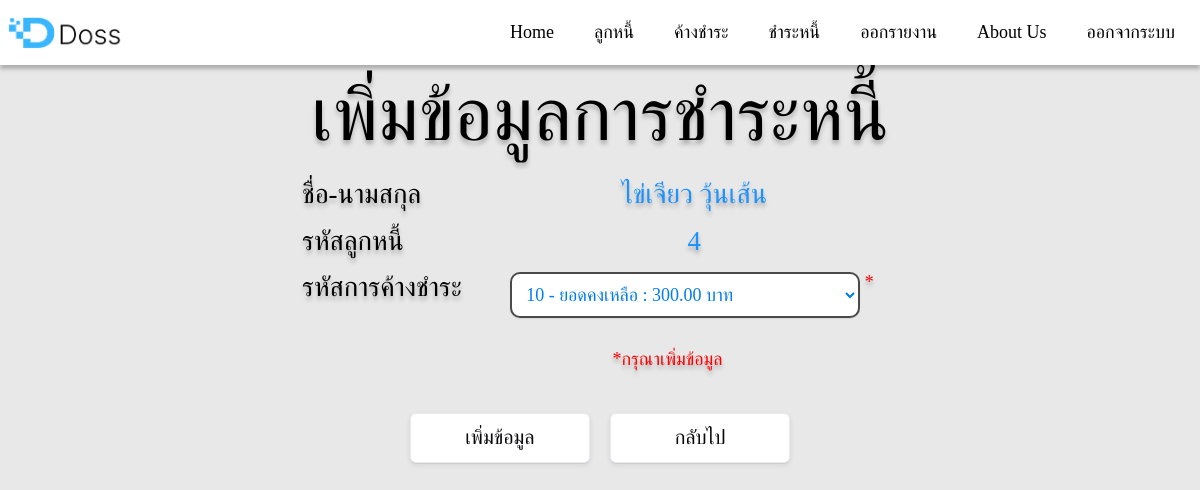
/doss/select_receipt_addauto.php?did=4 (signed in), run on the app's committed database.
### tables this page shows
CREATE TABLE `debtor` (
  `debtorID` int(3) NOT NULL COMMENT 'รหัสลูกหนี้',
  `FirstName` varchar(100) NOT NULL COMMENT 'ชื่อ',
  `LastName` varchar(100) NOT NULL COMMENT 'นามสกุล',
  `Addr` text NOT NULL COMMENT 'ที่อยู่',
  `tell` varchar(10) NOT NULL COMMENT 'เบอร์โทร'
);

### doss/select_receipt_addauto.php (the view, shortened to what this page needs)
<?php require_once('Connections/doss.php'); ?>
<?php
if (!function_exists("GetSQLValueString")) {
function GetSQLValueString($theValue, $theType, $theDefinedValue = "", $theNotDefinedValue = "")
{
  $theValue = function_exists("mysql_real_escape_string") ? mysql_real_escape_string($theValue) : mysql_escape_string($theValue);
  switch ($theType) {
    case "text":
      $theValue = ($theValue != "") ? "'" . $theValue . "'" : "NULL";
      break;
    case "double":
      $theValue = ($theValue != "") ? doubleval($theValue) : "NULL";
      break;
  }
  return $theValue;
}
}
if (isset($_GET['did'])) {
    $debtorID = $_GET['did'];
}
$query_Rec_debtor = sprintf("SELECT debtorID, FirstName, LastName FROM debtor WHERE debtorID =%s", GetSQLValueString($debtorID, "text"));
$Rec_debtor = mysql_query($query_Rec_debtor, $doss) or die(mysql_error());
$row_Rec_debtor = mysql_fetch_assoc($Rec_debtor);
$selected_Rec_receipt = sprintf("SELECT receiptID, debtorID, receiptLeft FROM receipt WHERE debtorID = %s", GetSQLValueString($debtorID, "double"));
$Rec_receipt = mysql_query($selected_Rec_receipt , $doss) or die(mysql_error());
$logoutAction = $_SERVER['PHP_SELF']."?doLogout=true";
if ((isset($_SERVER['QUERY_STRING'])) && ($_SERVER['QUERY_STRING'] != "")){
  $logoutAction .="&". htmlentities($_SERVER['QUERY_STRING']);
}
?>
<html>
<head>
    <link href="css/navisbar.css" rel="stylesheet" type="text/css" />
  <link href="css/addpaydebt_design.css" rel="stylesheet" type="text/css" />
</head>
<body>
<nav>
  <div class="wrapper">
    <div class="logo"><a href="home.php"><img src="img/logo.png" style="width: 120px; height: 33px; align-items: center;"></a></div>
    <ul class="nav-links">
      <li><a href="home.php">Home</a></li>
      <li>
        <a class="desktop-item">ลูกหนี้</a>
      </li>
      <li>
        <a class="desktop-item">ค้างชำระ</a>
      </li>
      <li>
        <a class="desktop-item">ชำระหนี้</a>
      </li>
      <li>
        <a class="desktop-item">ออกรายงาน</a>
      </li>
      <li><a href="about_us.php">About Us</a></li>
      <li><a href="<?php echo $logoutAction ?>">ออกจากระบบ</a></li>
    </ul>
  </div>
</nav>
<p>&nbsp;</p>
<p>&nbsp;</p>
<p>&nbsp;</p>
<p>&nbsp;</p>
    <center><h1>เพิ่มข้อมูลการชำระหนี้</h1>
    <br>
    <form action="add_paydebt-auto.php" method="post" enctype="multipart/form-data" name="form1" id="form1">
        <table align="center" width="600" height="310" >
            <tr>
            <td align="left">ชื่อ-นามสกุล
              </td>
              <td align="center" style="color: #1D92FC; text-shadow: 0px 4px 4px rgba(0, 0, 0, 0.25);"><?php echo $row_Rec_debtor['FirstName'] . ' ' . $row_Rec_debtor['LastName']; ?></td>
            </tr>
            <tr>
                <td class="head2" width="160">รหัสลูกหนี้&nbsp;&nbsp;
                <td width="120" align="center" style="color: #1D92FC; text-shadow: 0px 4px 4px rgba(0, 0, 0, 0.25);"><?php echo $row_Rec_debtor['debtorID']; ?></td>
                </td>
            </tr>
            <tr>
                <td class="head2" width="150">รหัสการค้างชำระ</td>
                <td colspan="3" width="120" align="center"><?php
                      if (mysql_num_rows($Rec_receipt) == 0) {
                        echo '<script>';
                        echo 'let result = "ไม่มีการค้างชำระ\nผู้ใช้ต้องการเพิ่มการค้างชำระใหม่ใช่หรือไม่";';
                        echo 'if (confirm(result) == true) {
                            window.location.href="add_receipt.php";
                          } else {
                            window.location.href="search_paydebt.php";
                          };';
                        echo '</script>';
                    } else {
                        echo '<select name="receiptID" id="rec" onchange="getOption()">';
                        while ($row_Rec_receipt = mysql_fetch_assoc($Rec_receipt)) {
                            $receiptID = $row_Rec_receipt['receiptID'];
                            $receiptLeft = $row_Rec_receipt['receiptLeft'];
                            if ($receiptLeft > 0) {
                                echo '<option value="' . $receiptID . '">' . $receiptID . ' - ยอดคงเหลือ : ' . $receiptLeft . ' บาท' . '</option>';
                            }
                        }
                        echo '</select>'.'<span class="color_warning">&nbsp;*&nbsp;</span>';
                    }
                      ?>
                </td>
            </tr>
            <tr>
              <td colspan="3" align="center" height="70">
                  &nbsp;&nbsp;&nbsp;&nbsp;&nbsp;&nbsp;&nbsp;&nbsp;&nbsp;&nbsp;&nbsp;&nbsp;&nbsp;&nbsp;&nbsp;&nbsp;&nbsp;&nbsp;&nbsp;&nbsp;<span class="color_warning">*กรุณาเพิ่มข้อมูล</span></td>
            </tr>
            <tr>
              <td colspan="3" align="center"><a href="add_paydebt-auto.php?did=<?php echo $row_Rec_debtor['debtorID']; ?>"><input type="submit" value="เพิ่มข้อมูล" class="enter"></a>&nbsp;&nbsp;
              <a href="edit_menu_debtor.php"><input value=" กลับไป " class="button-9"></a></td>
            </tr>
        </table>
    </form>
    </center>
    </body>
</html>

### doss/css/navisbar.css (style rules this page uses)
* { margin: 0; padding: 0; box-sizing: border-box; font-family: 'LINE Seed Sans TH'; }
nav { position: fixed; z-index: 99; width: 100%; height: 65px; background: #FFF; box-shadow: 0px 4px 4px 0px rgba(0, 0, 0, 0.25); margin: 0; padding: 0; box-sizing: border-box; font-family: 'LINE Seed Sans TH'; }
nav .wrapper { position: relative; max-width: 1350px; padding: 0px 5px; height: 65px; line-height: 70px; margin: auto; display: flex; align-items: center; justify-content: space-between; }
.wrapper .logo a { color: #f2f2f2; font-size: 60px; font-weight: 600; text-decoration: none; }
.wrapper .nav-links { display: inline-flex; }
.nav-links li { list-style: none; }
.nav-links li a { color: #000000; text-decoration: none; font-size: 18px; font-weight: 500; padding: 21px 20px; border-radius: 3px; transition: all 0.2s ease; }

### doss/css/addpaydebt_design.css (style rules this page uses)
body { font-family: 'LINE Seed Sans TH'; margin: 0 auto; background: #E8E8E8; }
input[type=text], select { vertical-align: top; font-family: 'LINE Seed Sans TH'; font-size: 18px; color: #007CEF; width: 350; padding: 10px; display: inline-block; border: 2px solid #4b4a4a; border-radius: 10px; background: #FFF; box-shadow: 0px 1px 1px 0px rgba(151, 151, 151, 0.25); box-sizing: border-box; }
h1 { color: #000; text-shadow: 0px 4px 4px rgba(0, 0, 0, 0.25); font-size: 75px; font-family: 'LINE Seed Sans TH'; font-weight: 310; line-height: normal; }
.color_warning { color: #F40000; font-size: 18px; line-height: normal; }
.button-9 { appearance: button; backface-visibility: hidden; background-color: #ffffff; border-radius: 6px; border-width: 0; box-shadow: rgba(50, 50, 93, .1) 0 0 0 1px inset,rgba(50, 50, 93, .1) 0 2px 5px 0,rgba(0, 0, 0, .07) 0 1px 1px 0; box-sizing: border-box; color: #09090c; cursor: pointer; font-family: 'LINE Seed Sans TH'; font-size: 18px; height: 50px; line-height: 1.15; margin: 0 auto; outline: none; overflow: hidden; padding: 0 25px; position: relative; text-align: center; text-transform: none; transform: translateZ(0); transition: all .2s,box-shadow .08s ease-in; user-select: none; -webkit-user-select: none; touch-action: manipulation; width: 180px; }
.color_warning { color: #ff0000; }
tr { vertical-align: top; color: #000000; text-shadow: 0px 4px 4px rgba(0, 0, 0, 0.25); font-size: 27px; width: 170px; font-weight: 300px; padding: 7px 30px; text-align: left; }

### doss/select_receipt_addauto.php (style rules this page uses)
.enter { appearance: button; backface-visibility: hidden; background-color: #ffffff; border-radius: 6px; border-width: 0; box-shadow: rgba(50, 50, 93, .1) 0 0 0 1px inset,rgba(50, 50, 93, .1) 0 2px 5px 0,rgba(0, 0, 0, .07) 0 1px 1px 0; box-sizing: border-box; color: #09090c; cursor: pointer; font-family: 'LINE Seed Sans TH'; font-size: 20px; height: 50px; line-height: 1.15; margin: 0 auto; outline: none; overflow: hidden; padding: 0 25px; position: relative; text-align: center; text-transform: none; transform: translateZ(0); transition: all .2s,box-shadow .08s ease-in; user-select: none; -webkit-user-select: none; touch-action: manipulation; width: 180px; }
.button-9 { appearance: button; backface-visibility: hidden; background-color: #ffffff; border-radius: 6px; border-width: 0; box-shadow: rgba(50, 50, 93, .1) 0 0 0 1px inset,rgba(50, 50, 93, .1) 0 2px 5px 0,rgba(0, 0, 0, .07) 0 1px 1px 0; box-sizing: border-box; color: #09090c; cursor: pointer; font-family: 'LINE Seed Sans TH'; font-size: 20px; height: 50px; line-height: 1.15; margin: 0 auto; outline: none; overflow: hidden; padding: 0 25px; position: relative; text-align: center; text-transform: none; transform: translateZ(0); transition: all .2s,box-shadow .08s ease-in; user-select: none; -webkit-user-select: none; touch-action: manipulation; width: 180px; }

### data on the page
debtor: FirstName "ไข่เจียว", LastName "วุ้นเส้น", debtorID "4"

### other printed values
form field receiptID "10 - ยอดคงเหลือ : 300.00 บาท"
